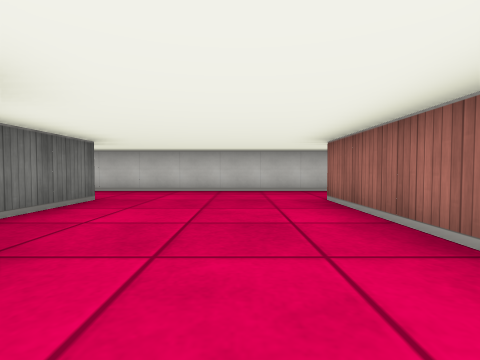
view 1 (above)

24 first-person views from a walk through a cub3D level. The camera is about half as high as the walls, tilts 2° down and sees 85° across. The floor is counted in squares. Each view is taken from the middle of a square. On the plan, view 1 faces up. The plan holds only what a view shows up to about 9 squares ahead; the rest is blank.

view 2
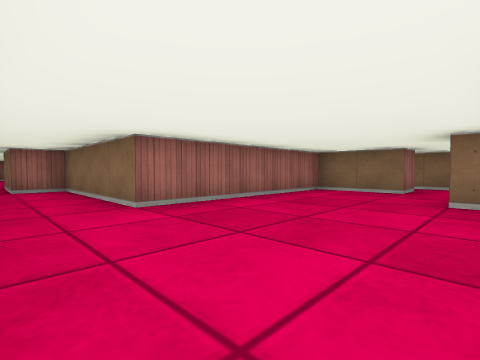

view 3
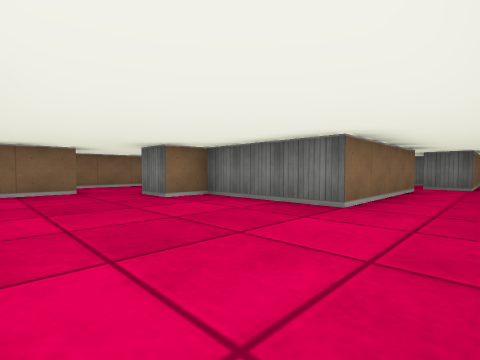

view 4
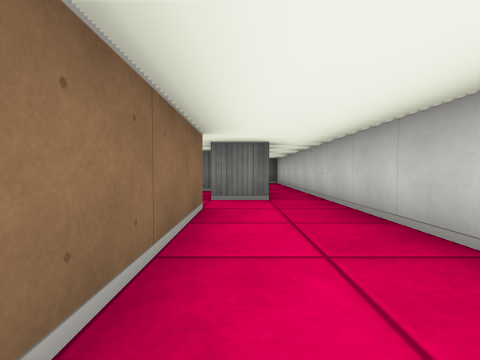

view 5
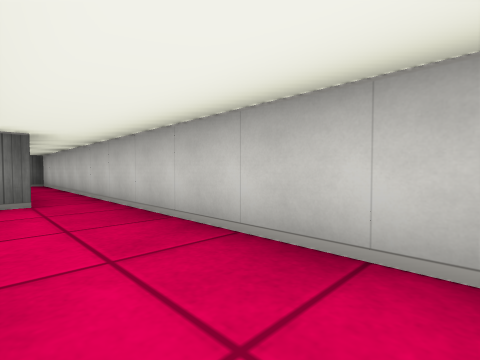

view 6
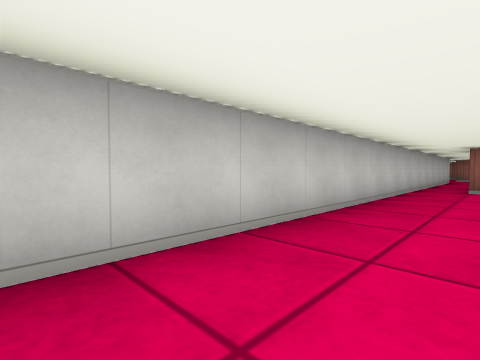

view 7
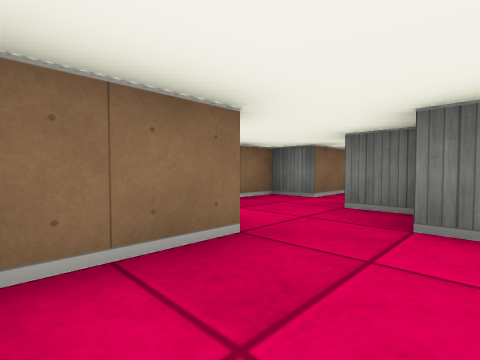

view 8
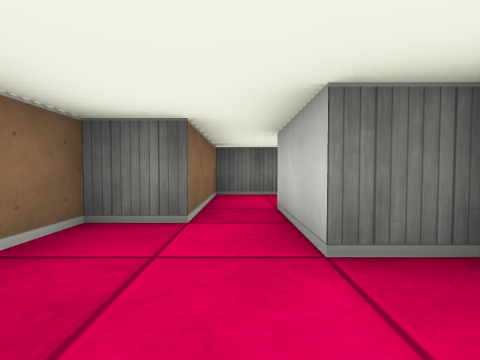

view 9
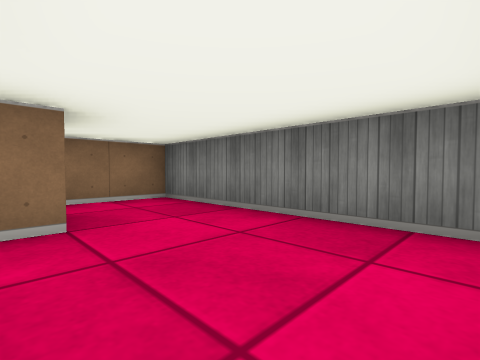

view 10
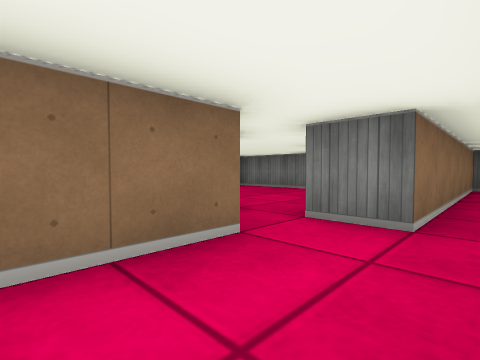

view 11
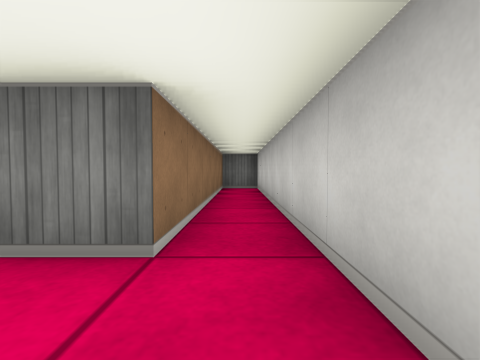

view 12
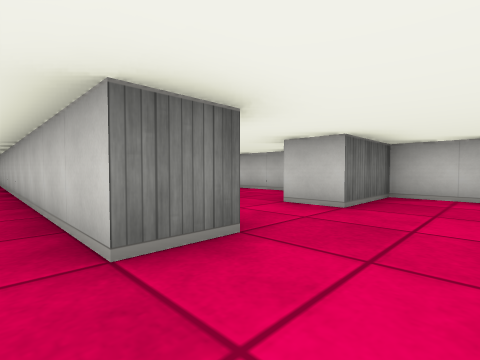

view 13
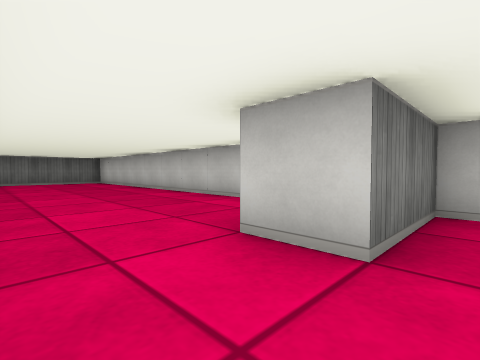

view 14
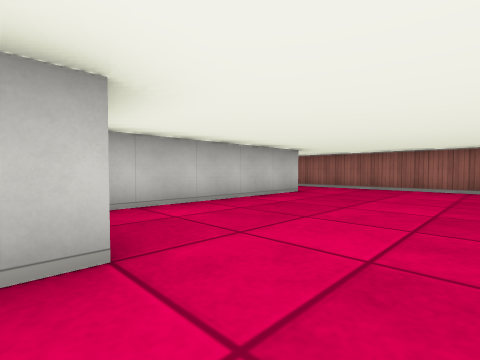

view 15
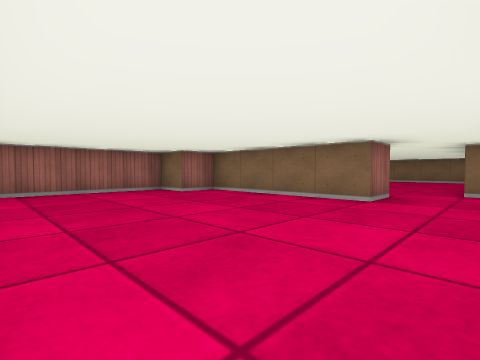

view 16
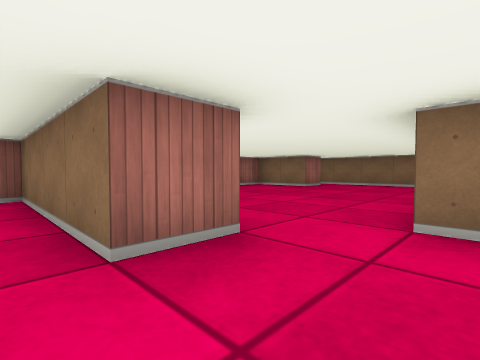

view 17
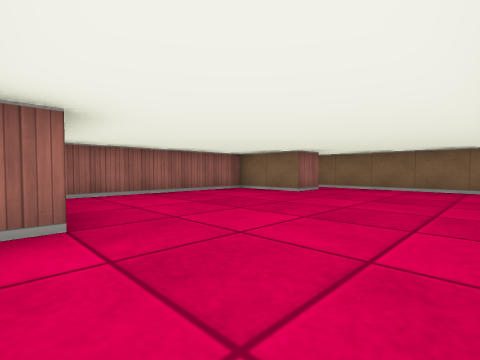

view 18
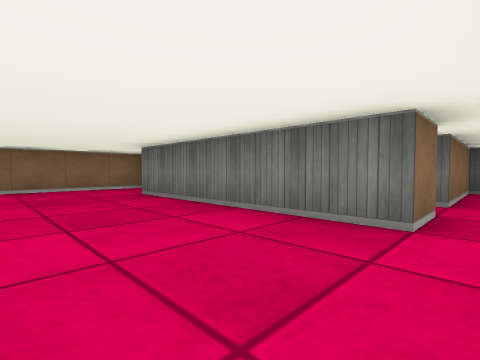

view 19
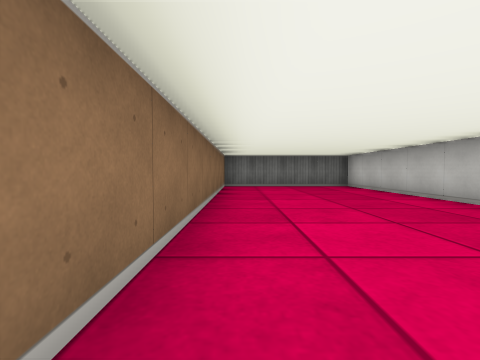

view 20
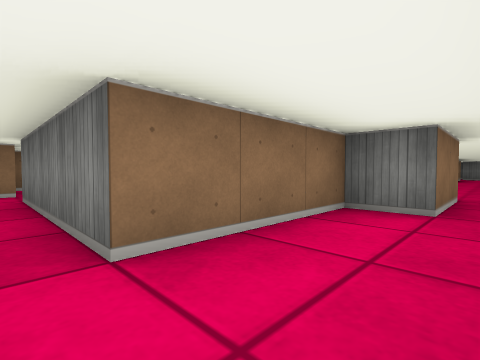

view 21
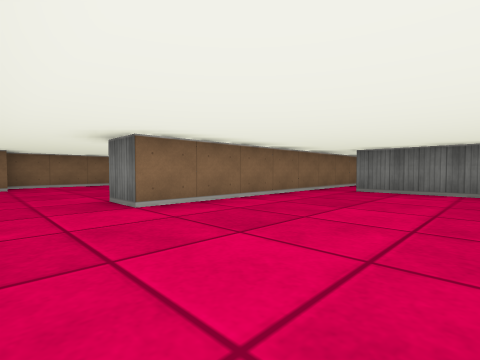

view 22
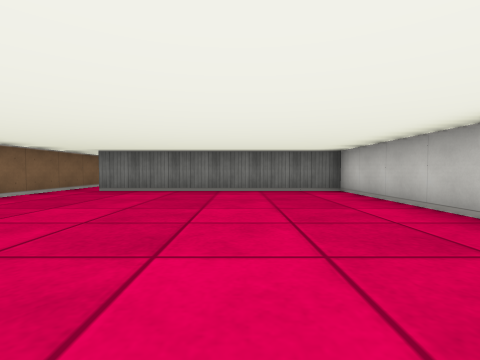

view 23
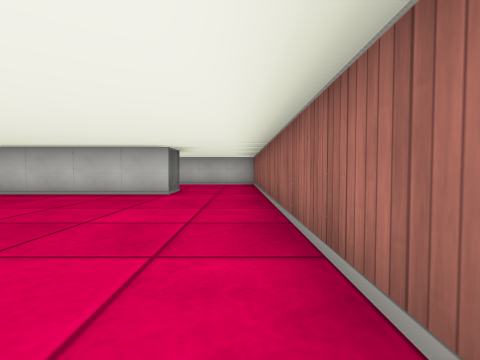

view 24
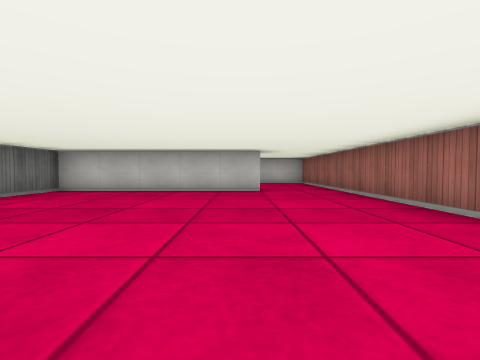

### Floor plan
Points are (right, up) in squares from view 1. A wall is a line through its corners. A room is listed if a view was taken in it or the views show most of it. See-through windows are left out.
Room 1 (views 1, 2, 3, 4, 5, 6, 7, 8, 10, 11)
walls: (-2.5, 0.5) (-2.5, -0.5) (-4.5, -0.5); (-6.5, 4.5) (-2.5, 4.5) (-2.5, 1.5) (-1.5, 1.5) (-1.5, 0.5); (-0.5, -1.5) (-0.5, -0.5) (1.5, -0.5) (1.5, 4.5) (5.5, 4.5) (5.5, 5.5); (-4.5, -1.5) (-3.5, -1.5) (-3.5, -2.5) (-0.2, -2.5); (5.5, 6.5) (-13.5, 6.5) (-13.5, 5.5) (-7.5, 5.5) (-7.5, 4.5)
ways out: opening at (-5, -1) to room 2; opening at (6, 6) to room 3
Room 2 (view 9)
walls: (-4.6, 0.5) (-4, 0.5); (-6.5, 3) (-6.5, -1.5) (-4.5, -1.5)
ways out: opening at (-5, -1) to room 1
Room 3 (views 12, 16, 17, 18, 20)
walls: (15.5, 4.4) (15.5, 5); (11.5, 4.5) (12.5, 4.5) (12.5, -0.5); (13.5, 5.5) (13.5, 6.5); (16.5, -1.5) (16.5, -0.5) (18.5, -0.5) (18.5, 4); (11.5, -2.5) (17.1, -2.5); (11.5, 7.5) (11.5, 6.5) (5.5, 6.5); (5.5, 5.5) (7.5, 5.5) (7.5, 4.5) (10.5, 4.5) (10.5, 0.5)
ways out: opening at (6, 6) to room 1; opening at (12.5, 7) to room 4
Room 4 (views 13, 14, 15)
walls: (13.5, 6.5) (17.5, 6.5) (17.5, 7.5) (18.5, 7.5) (18.5, 12.9); (16.5, 12.5) (16.5, 11.5) (11.5, 11.5) (11.5, 9.5) (10.5, 9.5)
ways out: opening at (12.5, 7) to room 3; opening at (11, 8.5) to room 5; opening at (17.5, 12) to room 6
Room 5 (view 19)
walls: (9.1, 11.5) (0.5, 11.5) (0.5, 7.5) (8.5, 7.5)
ways out: opening at (11, 8.5) to room 4
Room 6 (views 21, 22, 23, 24)
walls: (18.5, 14.5) (18.5, 20.6); (16.5, 20.5) (16.5, 19.5) (11.5, 19.5) (11.5, 13.5); (10.6, 12.5) (16.5, 12.5)
ways out: opening at (17.5, 12) to room 4; opening at (11, 13); opening at (17.5, 20)

Positions as (right, up) in squares from view 1, and headings:
1: (0, 0), facing up
2: (-2, 6), facing down-right
3: (1, 6), facing down-left
4: (-3, 5), facing left
5: (-3, 5), facing up-left
6: (-2, 5), facing up-right
7: (1, 1), facing down-left
8: (-1, -1), facing left
9: (-4, 3), facing down-left
10: (-5, 6), facing down-left
11: (-6, 6), facing left
12: (13, 6), facing up-left
13: (12, 8), facing up-left
14: (11, 8), facing up-right
15: (12, 11), facing down-right
16: (12, 7), facing down-right
17: (13, 5), facing down-right
18: (15, 5), facing down-left
19: (9, 8), facing left
20: (11, 6), facing down-left
21: (18, 16), facing down-left
22: (18, 17), facing left
23: (18, 14), facing up
24: (16, 13), facing up
